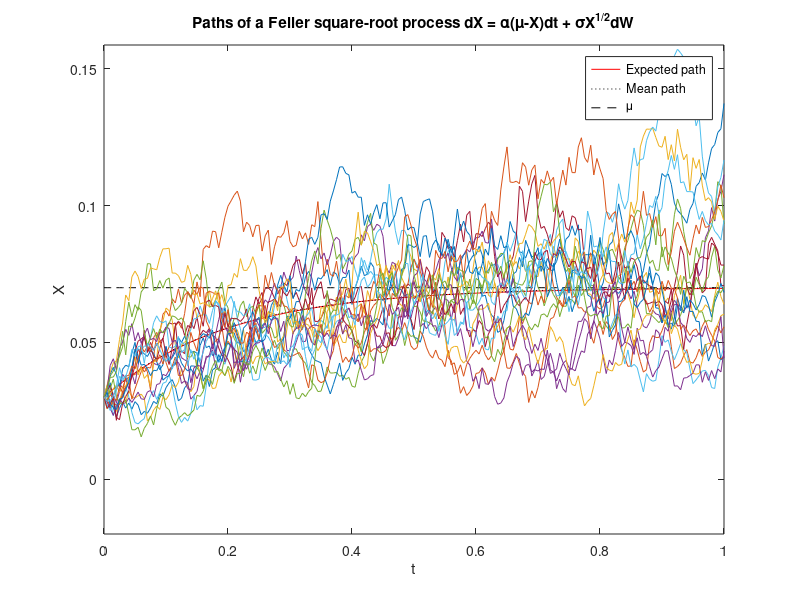

The MATLAB script that drew this image: (Note: this script raises an error after producing the figure.)
%% Simulation of the Feller Square-Root Process
%  The formula for the FSRP is
%  dX(t) = alpha*(mu - X)*dt + sigma*sqrt(X)*dW(t)
% As with the OUP/Vasicek Model, the FSRP goes by another name in Finance
% and that's the Cox-Ingersoll-Ross Process (CIRP). Again they applied the
% process to model interest rates.

clear all
close all

% Parameters
npaths = 20000 ; % Number of simulations 
T = 1 ; % Our time horizon
nsteps = 200 ; % The number of timesteps
dt = T/nsteps ; % The size of the timesteps
t = 0:dt:T ; % The discretization of the grid
alpha = 5 ;
mu = 0.07 ;
sigma = 0.265 ;
X0 = 0.03 ; % Our initial value

% We introduce a variable for monitoring purposes. If our feller ratio,
% defined below, is > 1, then X will never reach 0. 
feller_ratio = (2*alpha*mu)/(sigma^2) 

%% 1A Monte Carlo Simulation - Paths x Timesteps

% Paths as ROWS!
% Timesteps as COLUMNS!
%         t0   t1    t2   ...
% path 1: (0, 0.1, 0.4, ...)
% path 2: (0, -0.3, 0.1, ...)

% Since we now have our variable X with the equation (as part of the dt &
% dW terms) we can no longer simply compute an entre matrix for dX. We must
% use an iterative approach.

% Set up an [npaths,nsteps] matrix, with the first column all equal to X0
% (i.e. all paths start at X0) and the rest zeros (these will be filled out
% later).

X = [ X0*ones([npaths,1]) zeros([npaths,nsteps]) ] ;

% Define an [npaths,nsteps] matrix of normally distributed random numbers
N = randn([npaths,nsteps]) ;

% ----------------------------------------------
% 1. Euler-Maruyama Method
% ----------------------------------------------

for i = [1:nsteps]
    X(:,i+1) = X(:,i) + alpha*(mu-X(:,i))*dt + sigma*sqrt(X(:,i)*dt).*N(:,i) ;
    % To avoid any issues with our paths venturing below zero and giving us
    % complex numbers, we include this extra condition. 
    X(:,i+1) = max( X(:,i+1) , zeros([npaths,1]) );
end

% ----------------------------------------------
% 2. Euler-Maruyama Method with Analytic Moments
% ----------------------------------------------
% To use the analytic moments method we need analytic expressions for the
% expectation E(X) and varaince Var(X)
% For the OUP we have these expressions (see Ballotta & Fusai p.94)

% E(X) = X0*exp(-alpha*t) + mu*( 1-exp(-alpha*t) )
% Var(X) = X0*(sigma^2/alpha)*(exp(-1*alpha*t) - exp(-2*alpha*t) ) + ...
% ... mu*(sigma^2/2*alpha)*(1-exp(-1*alpha*t))^2

% We then ignore the form of our model and compute:
% dX = E(X) + sqrt(Var(X))*randn()
% Substituting our dt for t, and X0 with the X from the previous timestep

% Since Var(X) is long and cumbersome, we will break it up into two pieces
% This will allow us to write the Var(X) = aX+b

a = (sigma^2/alpha)*(exp(-1*alpha*dt) - exp(-2*alpha*dt) ) ;
b = mu*(sigma^2/(2*alpha))*(1-exp(-1*alpha*dt))^2 ;

for i = [1:nsteps]
    X(:,i+1) = X(:,i)*exp(-alpha*dt) + mu*(1-exp(-alpha*dt)) + sqrt(a*X(:,i)+b).*N(:,i) ;
    X(:,i+1) = max( X(:,i+1) , zeros([npaths,1]) ) ;
end

% ----------------------------------------------
% 3. Exact Method
% ----------------------------------------------
% It turns out we can actually compute the simulation exactly by using the
% non-central Chi-sq. distribution. We need to calculate some further
% parameters first though.
% Recall our N.C. Chi-sq. Distribution needs:
% d : degrees of freedom
% lambda : non-centrality parameter (which will change for each loop) see
% Ballotta & Fusai p.111
% We also need k (a multiplying factor)
% 
% d = 4*alpha*mu/sigma^2 ; 
% k = sigma^2*(1-exp(-alpha*dt))/(4*alpha) ;
% 
% for i = [1:nsteps]
%     lambda = 4*alpha*X(:,i)/(sigma^2*(exp(alpha*dt)-1)) ;
%     X(:,i+1) = ncx2rnd(d,lambda,npaths,1)*k ;
% end

%% 2A Expected, mean and sample paths

close all
figure(1)
EX = X0*exp(-alpha*t) + mu*( 1-exp(-alpha*t) ) ; 
plot(t,EX,'r',t,mean(X,1),':k',t,mu*ones(size(t)),'k--',t,X(1:1000:end,:))
legend('Expected path','Mean path','\mu')
xlabel('t')
ylabel('X')
% We compute the sqrt(VarX) as t -> inf
sdevinfty = sigma*sqrt(mu/(2*alpha)) ;
ylim([-0.02 mu+4*sdevinfty])
title('Paths of a Feller square-root process dX = \alpha(\mu-X)dt + \sigmaX^{1/2}dW')

%% 3A Variance = Mean Square Displacement

% Theoretical Var(X)
VARX = X0*(sigma^2/alpha)*(exp(-alpha*t) - exp(-2*alpha*t)) ...
    + mu*(sigma^2/(2*alpha))*(1 - exp(-1*alpha*t)).^2 ;

% Asymptote for Var(X) as t -> 0+
% We compute varzero, by taking the analytic expression for Var(X),
% differentiating and setting t=0 (i.e. we are finding the gradient at t=0)
varzero = X0*sigma^2*t ;

% Asymptote for Var(X) as t -> inf
varinf = mu*(sigma^2/(2*alpha))*ones(size(t)) ; 


figure(2)
plot(t,VARX,'r',t,varzero,'g',t,varinf,'b',t,var(X,'',1),'m',t,mean((X-EX).^2,1),'c--') ;
legend('Theory','X_0\sigma^2t','\mu\sigma^2/(2\alpha)','Sampled 1','Sampled 2','Location','SouthEast')
xlabel('t')
ylabel('Var(X) = E((X-E(X))^2)')
ylim([0 0.0008])
title('Feller Square-Root process: variance')

%% 4A Autocovariance

C = zeros([npaths,2*nsteps+1]) ;
for i = 1:npaths 
    C(i,:) = xcorr(X(i,:)-EX,'unbiased') ;
end
C = mean(C,1) ;

% It can be shown that as we take t -> inf, the covariance simply becomes a
% function of Tau, the lag. 
% Theoretical value of C_X(t,s) with t<s as we take t -> inf
COVX = exp(-alpha*t)*(sigma^2*mu)/(2*alpha) ;

figure(3)
plot(t,COVX,'r',t,C(nsteps+1:end),'b',t,varinf,'g.',t,mean(var(X,0,1))*ones(size(t)),'c.')
xlabel('\tau')
ylabel('C(\tau)')
legend('Theory','Sampled','Var for infinite t','Average sampled Var','Location','East')
title('Ornstein-Uhlenbeck process: autocovariance')

%% 5A Autocorrelation

% Taking COVX/Var(X) in the limit t -> inf, it can be shown that the
% autocorrelation becomes
% Corr(s,t) = exp(-1*alpha*tau)     with t < s

% Theoretical autocorrelation
CORRX = exp(-1*alpha*t) ;

figure(4)
plot(t,CORRX,'r',t,C(nsteps+1:end)/C(nsteps+1),'b')
xlabel('\tau')
ylabel('c(\tau)')
legend('Theory','Sampled')
title('Feller Square-Root process: autocorrelation')

